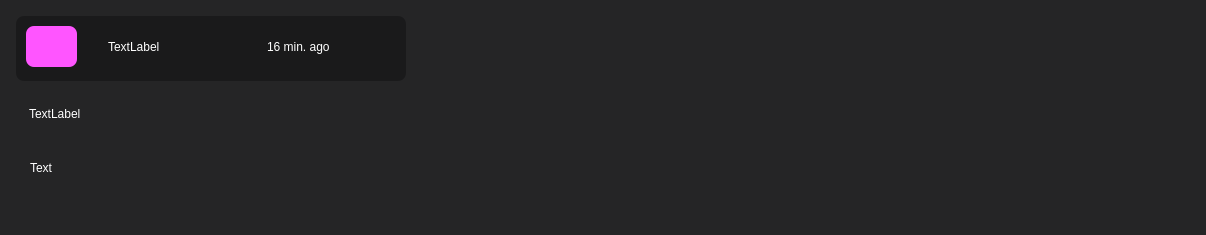
<?xml version="1.0" encoding="UTF-8"?>
<ui version="4.0">
 <class>MiniViewPost</class>
 <widget class="QWidget" name="MiniViewPost">
  <property name="geometry">
   <rect>
    <x>0</x>
    <y>0</y>
    <width>1206</width>
    <height>235</height>
   </rect>
  </property>
  <property name="sizePolicy">
   <sizepolicy hsizetype="Ignored" vsizetype="Expanding">
    <horstretch>0</horstretch>
    <verstretch>0</verstretch>
   </sizepolicy>
  </property>
  <property name="minimumSize">
   <size>
    <width>0</width>
    <height>150</height>
   </size>
  </property>
  <property name="maximumSize">
   <size>
    <width>16777215</width>
    <height>16777215</height>
   </size>
  </property>
  <property name="styleSheet">
   <string notr="true">background: #252526; border-radius: 8px; padding: 10px; margin: 5px; color: white;</string>
  </property>
  <layout class="QVBoxLayout" name="postLayout">
   <item>
    <layout class="QVBoxLayout" name="verticalLayout">
     <property name="sizeConstraint">
      <enum>QLayout::SizeConstraint::SetNoConstraint</enum>
     </property>
     <item>
      <widget class="QFrame" name="frame_2">
       <property name="sizePolicy">
        <sizepolicy hsizetype="Fixed" vsizetype="Fixed">
         <horstretch>0</horstretch>
         <verstretch>0</verstretch>
        </sizepolicy>
       </property>
       <property name="minimumSize">
        <size>
         <width>400</width>
         <height>75</height>
        </size>
       </property>
       <property name="styleSheet">
        <string notr="true">background: #1A1A1B;
</string>
       </property>
       <property name="frameShape">
        <enum>QFrame::Shape::StyledPanel</enum>
       </property>
       <property name="frameShadow">
        <enum>QFrame::Shadow::Raised</enum>
       </property>
       <widget class="QLabel" name="profileIcon">
        <property name="geometry">
         <rect>
          <x>10</x>
          <y>10</y>
          <width>61</width>
          <height>51</height>
         </rect>
        </property>
        <property name="styleSheet">
         <string notr="true">background-color: rgb(255, 85, 255);</string>
        </property>
        <property name="text">
         <string/>
        </property>
       </widget>
       <widget class="QWidget" name="horizontalLayoutWidget">
        <property name="geometry">
         <rect>
          <x>79</x>
          <y>10</y>
          <width>311</width>
          <height>51</height>
         </rect>
        </property>
        <layout class="QHBoxLayout" name="horizontalLayout">
         <item>
          <widget class="QLabel" name="label_2">
           <property name="styleSheet">
            <string notr="true">font: 12pt &quot;Raleway&quot;;</string>
           </property>
           <property name="text">
            <string>TextLabel</string>
           </property>
          </widget>
         </item>
         <item>
          <widget class="QLabel" name="label">
           <property name="styleSheet">
            <string notr="true">font: 12pt &quot;Raleway&quot;;</string>
           </property>
           <property name="text">
            <string>16 min. ago</string>
           </property>
          </widget>
         </item>
        </layout>
       </widget>
      </widget>
     </item>
     <item>
      <widget class="QLabel" name="title_label">
       <property name="styleSheet">
        <string notr="true">font: 800 18pt &quot;Raleway&quot;;</string>
       </property>
       <property name="text">
        <string>TextLabel</string>
       </property>
      </widget>
     </item>
     <item>
      <widget class="QTextBrowser" name="browserContent">
       <property name="styleSheet">
        <string notr="true">font: 14pt &quot;Raleway&quot;;</string>
       </property>
       <property name="html">
        <string>&lt;!DOCTYPE HTML PUBLIC &quot;-//W3C//DTD HTML 4.0//EN&quot; &quot;http://www.w3.org/TR/REC-html40/strict.dtd&quot;&gt;
&lt;html&gt;&lt;head&gt;&lt;meta name=&quot;qrichtext&quot; content=&quot;1&quot; /&gt;&lt;meta charset=&quot;utf-8&quot; /&gt;&lt;style type=&quot;text/css&quot;&gt;
p, li { white-space: pre-wrap; }
hr { height: 1px; border-width: 0; }
li.unchecked::marker { content: &quot;\2610&quot;; }
li.checked::marker { content: &quot;\2612&quot;; }
&lt;/style&gt;&lt;/head&gt;&lt;body style=&quot; font-family:'Raleway'; font-size:14pt; font-weight:400; font-style:normal;&quot;&gt;
&lt;p style=&quot; margin-top:0px; margin-bottom:0px; margin-left:0px; margin-right:0px; -qt-block-indent:0; text-indent:0px;&quot;&gt;&lt;span style=&quot; font-family:'Segoe UI'; font-size:9pt;&quot;&gt;Text&lt;/span&gt;&lt;/p&gt;
&lt;p style=&quot;-qt-paragraph-type:empty; margin-top:0px; margin-bottom:0px; margin-left:0px; margin-right:0px; -qt-block-indent:0; text-indent:0px; font-family:'Segoe UI'; font-size:9pt;&quot;&gt;&lt;br /&gt;&lt;/p&gt;&lt;/body&gt;&lt;/html&gt;</string>
       </property>
      </widget>
     </item>
    </layout>
   </item>
  </layout>
 </widget>
 <resources/>
 <connections/>
</ui>
